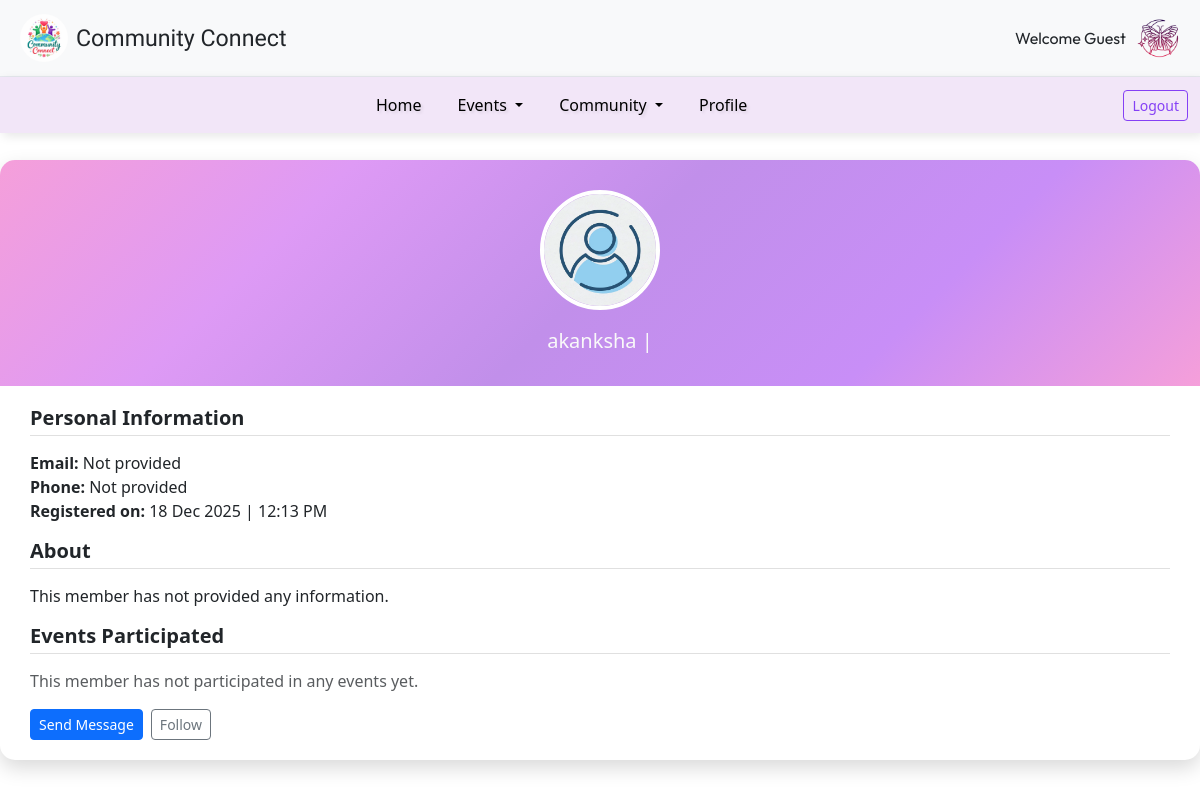
Page /event_member_profile.php?id=10 on the committed database.
### tables this page shows
CREATE TABLE `users` (
  `user_id` int(11) NOT NULL,
  `full_name` varchar(100) NOT NULL,
  `username` varchar(50) NOT NULL,
  `email` varchar(100) NOT NULL,
  `password` varchar(255) NOT NULL,
  `confirm_password` varchar(255) NOT NULL,
  `role` varchar(100) NOT NULL,
  `district` varchar(100) NOT NULL,
  `bio` varchar(300) NOT NULL,
  `created_at` timestamp NOT NULL DEFAULT current_timestamp()
);

### event_member_profile.php (the view, shortened to what this page needs)
<?php
include 'userHead.php';
$conn = mysqli_connect("localhost", "root", "", "community_connect");
$member_id = $_GET['id'] ?? 0;
$member_query = "
    SELECT
        u.user_id,
        u.username,
        u.created_at,
        r.name,
        r.district,
        r.email,
        r.phone
    FROM users u
    LEFT JOIN registrations r ON u.user_id = r.user_id
    WHERE u.user_id = ?
    LIMIT 1
";
$stmt = mysqli_prepare($conn, $member_query);
mysqli_stmt_bind_param($stmt, "i", $member_id);
mysqli_stmt_execute($stmt);
$result = mysqli_stmt_get_result($stmt);
$member = mysqli_fetch_assoc($result);
$member['events'] = [];
?>
<!DOCTYPE html>
<html lang="en">
<head>
    <link href="https://cdn.jsdelivr.net/npm/bootstrap@5.3.8/dist/css/bootstrap.min.css" rel="stylesheet" />
    <link href="https://cdn.jsdelivr.net/npm/bootstrap-icons@1.10.5/font/bootstrap-icons.css" rel="stylesheet" />
    <link rel="stylesheet" href="userStyle.css" />
</head>
<body>
<?php include 'userNav.php'; ?>
<div class="profile-card">
    <div class="profile-header">
        <img src="<?= htmlspecialchars($member['avatar'] ?? 'lo.webp'); ?>" alt="Profile Picture" class="rounded-circle mb-2">
        <small><?= htmlspecialchars($member['username'] ?? '@user'); ?> | <?= htmlspecialchars($member['district']); ?></small>
    </div>
    <div class="profile-section">
        <h5>Personal Information</h5>
        <ul class="list-unstyled mb-3">
            <li><strong>Email:</strong> <?= htmlspecialchars($member['email'] ?? 'Not provided'); ?></li>
            <li><strong>Phone:</strong> <?= htmlspecialchars($member['phone'] ?? 'Not provided'); ?></li>
            <li><strong>Registered on:</strong> <?php echo date("d M Y", strtotime($member['created_at'])); ?> | <?php echo date("h:i A", strtotime($member['created_at'])); ?></li>
        </ul>
        <h5>About</h5>
        <p><?= htmlspecialchars($member['bio'] ?? 'This member has not provided any information.'); ?></p>
        <h5>Events Participated</h5>
        <?php if (!empty($member['events'])): ?>
            <ul class="list-group mb-3">
                <?php foreach ($member['events'] as $event): ?>
                    <li class="list-group-item d-flex justify-content-between align-items-center">
                        <?= htmlspecialchars($event['event_name']); ?>
                        <span class="badge bg-success rounded-pill"><?= htmlspecialchars($event['status']); ?></span>
                    </li>
                <?php endforeach; ?>
            </ul>
        <?php else: ?>
            <p class="text-muted">This member has not participated in any events yet.</p>
        <?php endif; ?>
        <div class="profile-actions d-flex gap-2">
            <a href="message.php?id=<?= $member['user_id']; ?>" class="btn btn-primary btn-sm">Send Message</a>
            <a href="follow.php?id=<?= $member['user_id']; ?>" class="btn btn-outline-secondary btn-sm">Follow</a>
        </div>
    </div>
</div>
</body>
</html>

### event_member_profile.php (style rules this page uses)
.profile-card { max-width: 1200px; margin: auto; margin-top:27px; border-radius: 15px; overflow: hidden; box-shadow: 0 8px 20px rgba(0,0,0,0.15); transition: transform 0.3s, box-shadow 0.3s; background: #fff; }
.profile-header { background: linear-gradient(135deg, #f59fdaff, #de9af5ff, #c18feaff, #c88ef7ff, #f59fdaff); color: #fff; padding: 30px; text-align: center; }
.profile-header img { border: 4px solid #fff; width: 120px; height: 120px; object-fit: cover; }
.profile-header small { color: #f9f9f9ff; font-size:20px; font-weight:500; }
.profile-section { padding: 20px 30px; }
.profile-section h5 { font-weight: 600; border-bottom: 1px solid #e0e0e0; padding-bottom: 5px; margin-bottom: 15px; }
.profile-actions a { transition: 0.3s; }

### rows in the picture
users: username "akanksha", created_at "18 Dec 2025", created_at "12:13 PM"

### other values in the picture
$username "Guest"
$member['email'] "Not provided"
$member['phone'] "Not provided"
$member['bio'] "This member has not provided any information."
